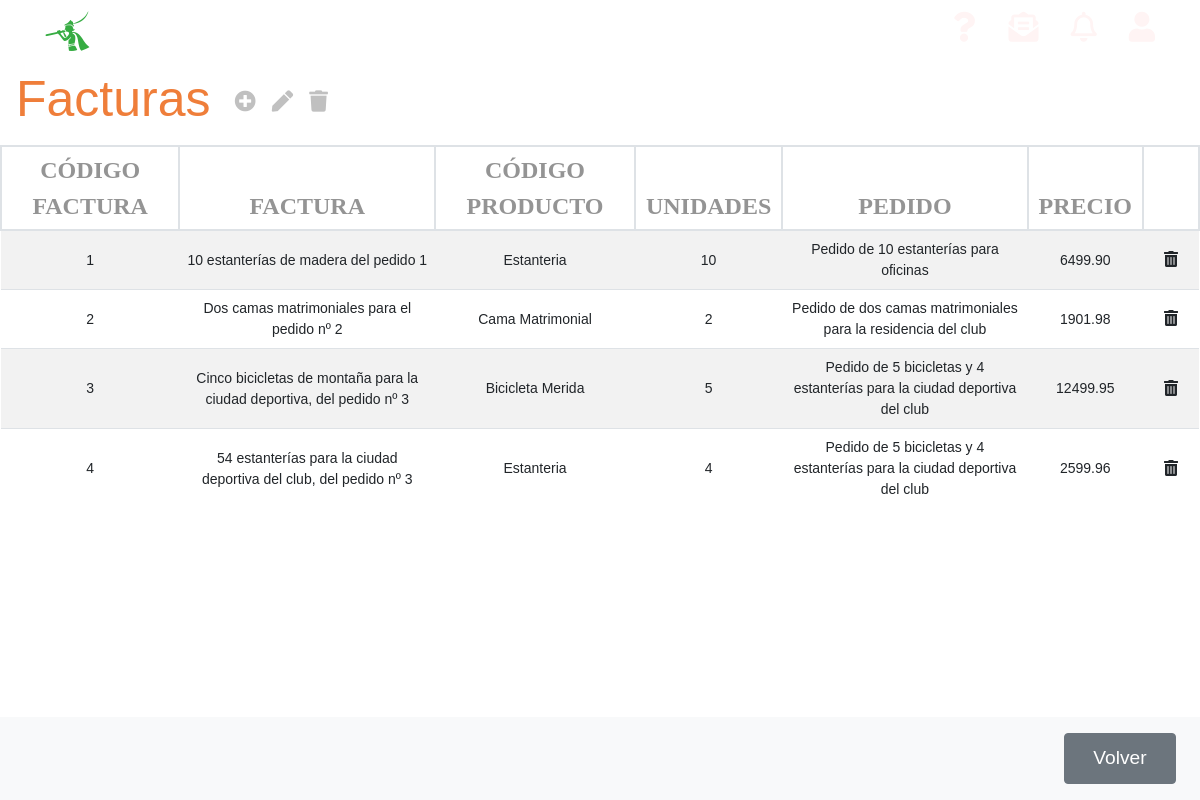
Screenshot of /appEntrega/facturas/ with the database file from the repository.
### appEntrega/models.py (models this page shows, shortened)
class Factura(models.Model):
    referencia = models.CharField(max_length=12, primary_key=True)
    pedido_referencia = models.ForeignKey(Orden_Pedido, on_delete=models.CASCADE)
    producto_referencia = models.ForeignKey(Producto, on_delete=models.CASCADE)
    unidades = models.PositiveIntegerField(default=1)
    linea_precio = models.DecimalField(max_digits=10, decimal_places=2, default=0)
    descripcion = models.TextField(max_length=250)

class Producto(models.Model):
    producto_referencia = models.CharField(max_length=13, primary_key=True)
    producto_nombre = models.CharField(max_length=50)
    producto_descripcion = models.CharField(max_length=250)
    producto_categoria = models.CharField(max_length=50)
    producto_precio = models.DecimalField(max_digits=10, decimal_places=2, default=0)
    def __str__(self):
        return self.producto_nombre

class Orden_Pedido(models.Model):
    pedido_referencia = models.CharField(max_length=12, primary_key=True)
    pedido_fecha = models.DateField(auto_now=True)
    pedido_descripcion = models.TextField(max_length=250)
    pedido_cliente_cif = models.ForeignKey(Cliente, on_delete=models.CASCADE)
    def __str__(self):
        return self.pedido_descripcion

### appEntrega/views.py (the view)
# urls.py: path('facturas/', FacturaListView.as_view(), name='listaFactura'),
class FacturaListView(ListView):
    model = Factura
    template_name = 'listaFacturas.html'
    context_object_name = 'lista_facturas'

### appEntrega/templates/listaFacturas.html (shortened to what this page needs)
{% extends 'base.html' %}
{% block content %}
<div class="">
    <nav class="navbar navbar-light table-navbar">
        <h2 class="orange-color">Facturas</h2>
        <ul class="navbar-nav mr-auto flex-row">
            <li class="nav-item m-0 ml-3">
                <i class="fas fa-plus-circle fa-lg c-grey"
                    onclick="location.href='http://127.0.0.1:8000/appEntrega/facturas/nuevo/'"></i>
            </li>
            <li class="nav-item m-0">
                <i class="fas fa-pen fa-lg c-grey"></i>
            </li>
            <li class="nav-item m-0">
                <i class="fas fa-trash fa-lg c-grey"></i>
            </li>
        </ul>
    </nav>
</div>
<div class="row">
    <div class="col-md-12">
        <table class="table-deustronic table table-striped table-hover">
            <thead>
                <tr>
                    <th>CÓDIGO FACTURA</th>
					<th>FACTURA</th>
					<th>CÓDIGO PRODUCTO</th>
					<th>UNIDADES</th>
					<th>PEDIDO</th>
					<th>PRECIO</th>
                    <th></th>
                </tr>
            </thead>
            <tbody>
                {% if lista_facturas %}
                {% for factura in lista_facturas %}
                <tr ondblclick="location.href='http://127.0.0.1:8000/appEntrega/facturas/{{factura.pk}}/editar/'">
                    <td>{{factura.referencia}}</td>
					<td>{{factura.descripcion}}</td>
					<td>{{factura.producto_referencia}}</td>
					<td>{{factura.unidades}}</td>
					<td>{{factura.pedido_referencia}}</td>
					<td>{{factura.linea_precio}}</td>
                    <td><button class="btn"
                        onclick="location.href='http://127.0.0.1:8000/appEntrega/facturas/{{factura.pk}}/delete/'"><i
                            class="fas fa-trash-alt"></i></button></td>
                </tr>
                {% endfor %}
                {% else %}
                <tr>
                    <td colspan="6">
                        <p>No existen Facturas</p>
                    </td>
                </tr>
                {% endif %}
            </tbody>
        </table>
    </div>
</div>
<nav class="navbar navbar-light bg-light fixed-bottom">
    <div class="form-inline ml-auto">
        <button onclick="location.href='http://127.0.0.1:8000/appEntrega'" class="btn boton-nav btn-secondary m-2 z-2"
            type="button">Volver</button>
    </div>
</nav>
{% endblock %}

### appEntrega/static/style/styles.css (style rules this page uses)
.orange-color, .orange-color:hover { color: rgb(239, 126, 58) !important; font-weight: 100 !important; }
* { font-family: 'FiraSans-Regular', sans-serif; }
html { overflow-x: hidden; overflow-y: overlay; }
html, body { height: 100%; }
body { margin: 0; }
i { cursor: pointer !important; }
ul { padding: 0 !important; }

### appEntrega/static/style/table.css (style rules this page uses)
table { overflow: scroll; }
table td { vertical-align: middle !important; }
.table-deustronic th { color: #949494; font-weight: bold; font-size: 1.5rem; padding: 5px 10px; border: 2px solid #dee2e6; font-family: FiraSans-Regular, Calibri, Verdana; text-align: center !important; }
.table-deustronic td { font-size: 14px; padding: 0.5rem; text-align: center !important; cursor: pointer !important; }
.table-navbar { position: sticky; background-color: white; z-index: 1; top: 0; width: 100%; }

### appEntrega/static/style/productos.css (style rules this page uses)
.navbar-nav .nav-item { padding: 0 .5rem; }
.c-grey { color: silver !important; }
.boton-nav { width: 7rem; height: 3.2rem !important; color: white !important; font-weight: 400; font-size: 1.2rem; text-decoration: none; outline-style: none; }

### appEntrega/static/style/header.css (style rules this page uses)
h2 { padding: 0px; color: #1c3d79; font-size: 50px; font-family: 'Franklin Gothic Medium', 'Arial Narrow', Arial, sans-serif }
li { list-style: none; margin-right: 2rem; }
li:last-of-type { margin-right: 0; }
ul { margin: 0 !important; }

### appEntrega/static/style/modal.css (style rules this page uses)
:root { --lightgray: #efefef; --blue: steelblue; --white: #fff; --black: rgba(0, 0, 0, 0.92); }
* { padding: 0; margin: 0; }
.z-2 { z-index: 2; }

### rows the page displays
Factura: referencia "1", descripcion "10 estanterías de madera del pedido 1", producto_referencia "Estanteria", unidades "10", pedido_referencia "Pedido de 10 estanterías para oficinas", linea_precio "6499.90"
Factura: referencia "2", descripcion "Dos camas matrimoniales para el pedido nº 2", producto_referencia "Cama Matrimonial", unidades "2", pedido_referencia "Pedido de dos camas matrimoniales para la residencia del club", linea_precio "1901.98"
Factura: referencia "3", descripcion "Cinco bicicletas de montaña para la ciudad deportiva, del pedido nº 3", producto_referencia "Bicicleta Merida", unidades "5", pedido_referencia "Pedido de 5 bicicletas y 4 estanterías para la ciudad deportiva del club", linea_precio "12499.95"
Factura: referencia "4", descripcion "54 estanterías para la ciudad deportiva del club, del pedido nº 3", producto_referencia "Estanteria", unidades "4", pedido_referencia "Pedido de 5 bicicletas y 4 estanterías para la ciudad deportiva del club", linea_precio "2599.96"
